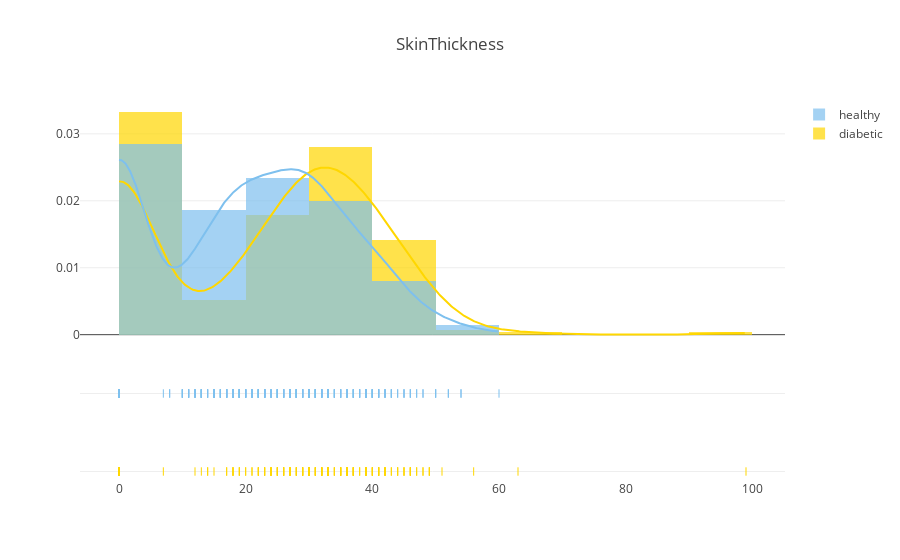

Notebook code for this chart:
### Markdown cell above
* ** SkinThickness** : Triceps skin fold thickness (mm)

### Code cell
plot_distribution('SkinThickness', 10)

### Figure 1 — Plotly figure (JSON) as saved in the notebook; plotly's stock layout.template omitted (floating-point values rounded to 4 significant figures; data arrays with more than 128 entries replaced by an {"elided": "..."} marker saying what was removed)
{"data": [{"autobinx": false, "histnorm": "probability density", "legendgroup": "diabetic", "marker": {"color": "#FFD700"}, "name": "diabetic", "opacity": 0.7, "type": "histogram", "uid": "4a8eb46b-9dcb-4c73-8731-1a5e15e5cd9a", "x": {"elided": "268 int values"}, "xaxis": "x", "xbins": {"end": 99, "size": 10, "start": 0}, "yaxis": "y"}, {"autobinx": false, "histnorm": "probability density", "legendgroup": "healthy", "marker": {"color": "#7EC0EE"}, "name": "healthy", "opacity": 0.7, "type": "histogram", "uid": "a87d7b31-ba46-4e76-aaab-40be431d1a19", "x": {"elided": "500 int values"}, "xaxis": "x", "xbins": {"end": 60, "size": 10, "start": 0}, "yaxis": "y"}, {"legendgroup": "diabetic", "marker": {"color": "#FFD700"}, "mode": "lines", "name": "diabetic", "showlegend": false, "type": "scatter", "uid": "a2eb48c5-1920-4b02-ac7d-11beaec2b19c", "x": {"elided": "500 float values"}, "xaxis": "x", "y": {"elided": "500 float values"}, "yaxis": "y"}, {"legendgroup": "healthy", "marker": {"color": "#7EC0EE"}, "mode": "lines", "name": "healthy", "showlegend": false, "type": "scatter", "uid": "30189579-741e-4c97-8cb8-d31a3b36bb12", "x": {"elided": "500 float values"}, "xaxis": "x", "y": {"elided": "500 float values"}, "yaxis": "y"}, {"legendgroup": "diabetic", "marker": {"color": "#FFD700", "symbol": "line-ns-open"}, "mode": "markers", "name": "diabetic", "showlegend": false, "type": "scatter", "uid": "51af3cef-13ba-4b9f-82b0-19c7c6fa5599", "x": {"elided": "268 int values"}, "xaxis": "x", "y": {"elided": "268 str values"}, "yaxis": "y2"}, {"legendgroup": "healthy", "marker": {"color": "#7EC0EE", "symbol": "line-ns-open"}, "mode": "markers", "name": "healthy", "showlegend": false, "type": "scatter", "uid": "4df60cbf-46db-4258-b1e1-d9f3310f5f5b", "x": {"elided": "500 int values"}, "xaxis": "x", "y": {"elided": "500 str values"}, "yaxis": "y2"}], "layout": {"barmode": "overlay", "hovermode": "closest", "legend": {"traceorder": "reversed"}, "title": {"text": "SkinThickness"}, "xaxis": {"anchor": "y2", "domain": [0, 1], "zeroline": false}, "yaxis": {"anchor": "free", "domain": [0.35, 1], "position": 0}, "yaxis2": {"anchor": "x", "domain": [0, 0.25], "dtick": 1, "showticklabels": false}}}
